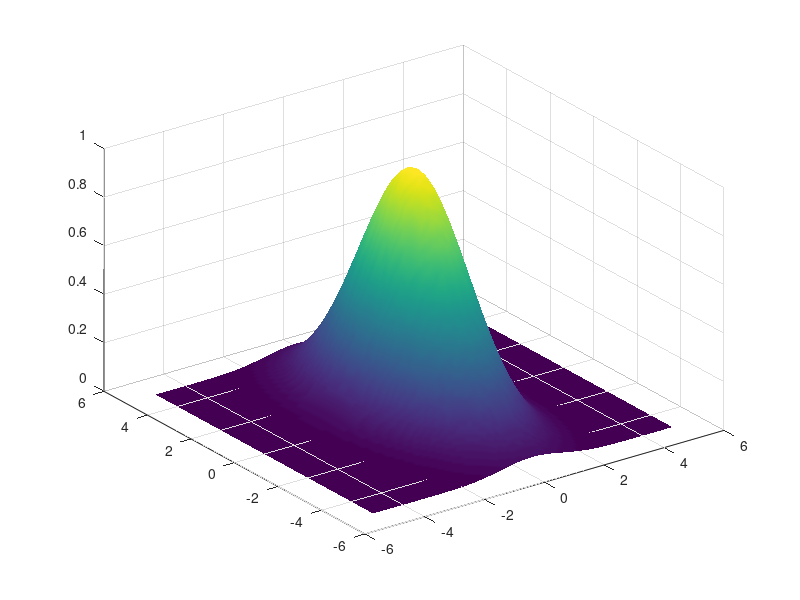

MATLAB code to generate this figure:
A = 1;
x0 = 0; y0 = 0;

sigma_x = 1;
sigma_y = 2;

[X, Y] = meshgrid(-5:.1:5, -5:.1:5);

for theta = -pi:0.1:pi
    a = cos(theta)^2/2/sigma_x^2 + sin(theta)^2/2/sigma_y^2;
    b = -sin(2*theta)/4/sigma_x^2 + sin(2*theta)/4/sigma_y^2 ;
    c = sin(theta)^2/2/sigma_x^2 + cos(theta)^2/2/sigma_y^2;
    Z = A*exp( - (a*(X-x0).^2 + 2*b*(X-x0).*(Y-y0) + c*(Y-y0).^2)) ;
end

    


surf(X,Y,Z);shading interp;view(-36,36)